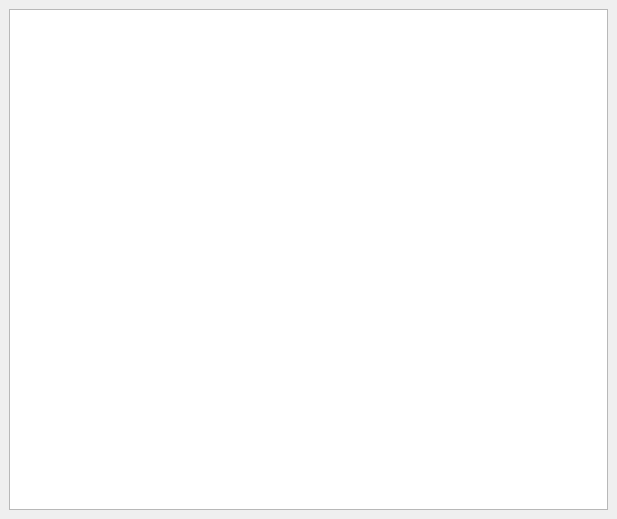
<?xml version="1.0" encoding="UTF-8"?>
<ui version="4.0">
 <class>GuiLog</class>
 <widget class="QDialog" name="GuiLog">
  <property name="geometry">
   <rect>
    <x>0</x>
    <y>0</y>
    <width>617</width>
    <height>519</height>
   </rect>
  </property>
  <property name="minimumSize">
   <size>
    <width>617</width>
    <height>519</height>
   </size>
  </property>
  <property name="maximumSize">
   <size>
    <width>617</width>
    <height>519</height>
   </size>
  </property>
  <property name="windowTitle">
   <string>Log</string>
  </property>
  <widget class="QWidget" name="centralWidget">
   <property name="geometry">
    <rect>
     <x>0</x>
     <y>0</y>
     <width>617</width>
     <height>519</height>
    </rect>
   </property>
   <layout class="QVBoxLayout">
    <property name="spacing">
     <number>6</number>
    </property>
    <property name="leftMargin">
     <number>9</number>
    </property>
    <property name="topMargin">
     <number>9</number>
    </property>
    <property name="rightMargin">
     <number>9</number>
    </property>
    <property name="bottomMargin">
     <number>9</number>
    </property>
    <item>
     <widget class="QTextEdit" name="mp_LogTxt">
      <property name="readOnly">
       <bool>true</bool>
      </property>
     </widget>
    </item>
   </layout>
  </widget>
 </widget>
 <layoutdefault spacing="5" margin="5"/>
 <resources/>
 <connections/>
</ui>
